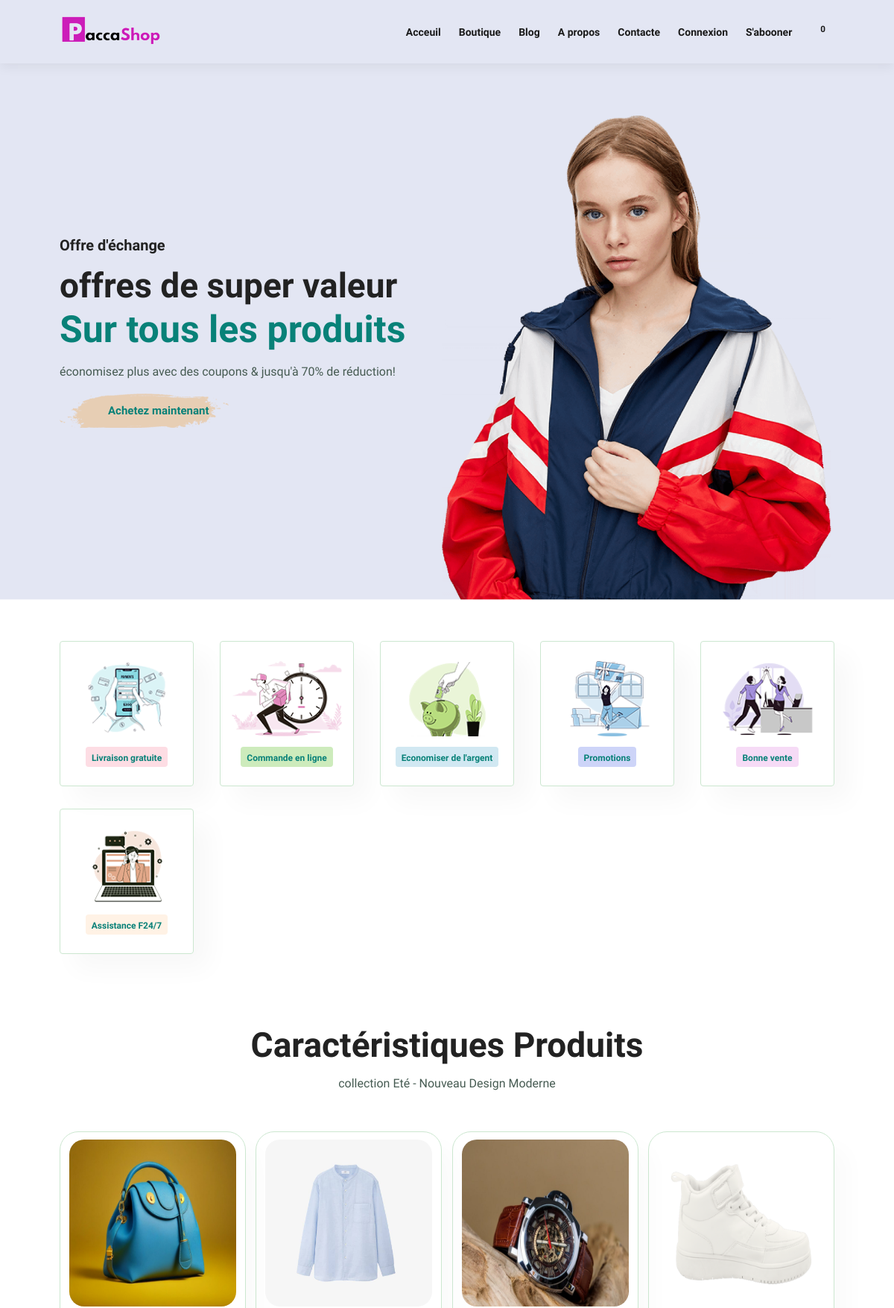
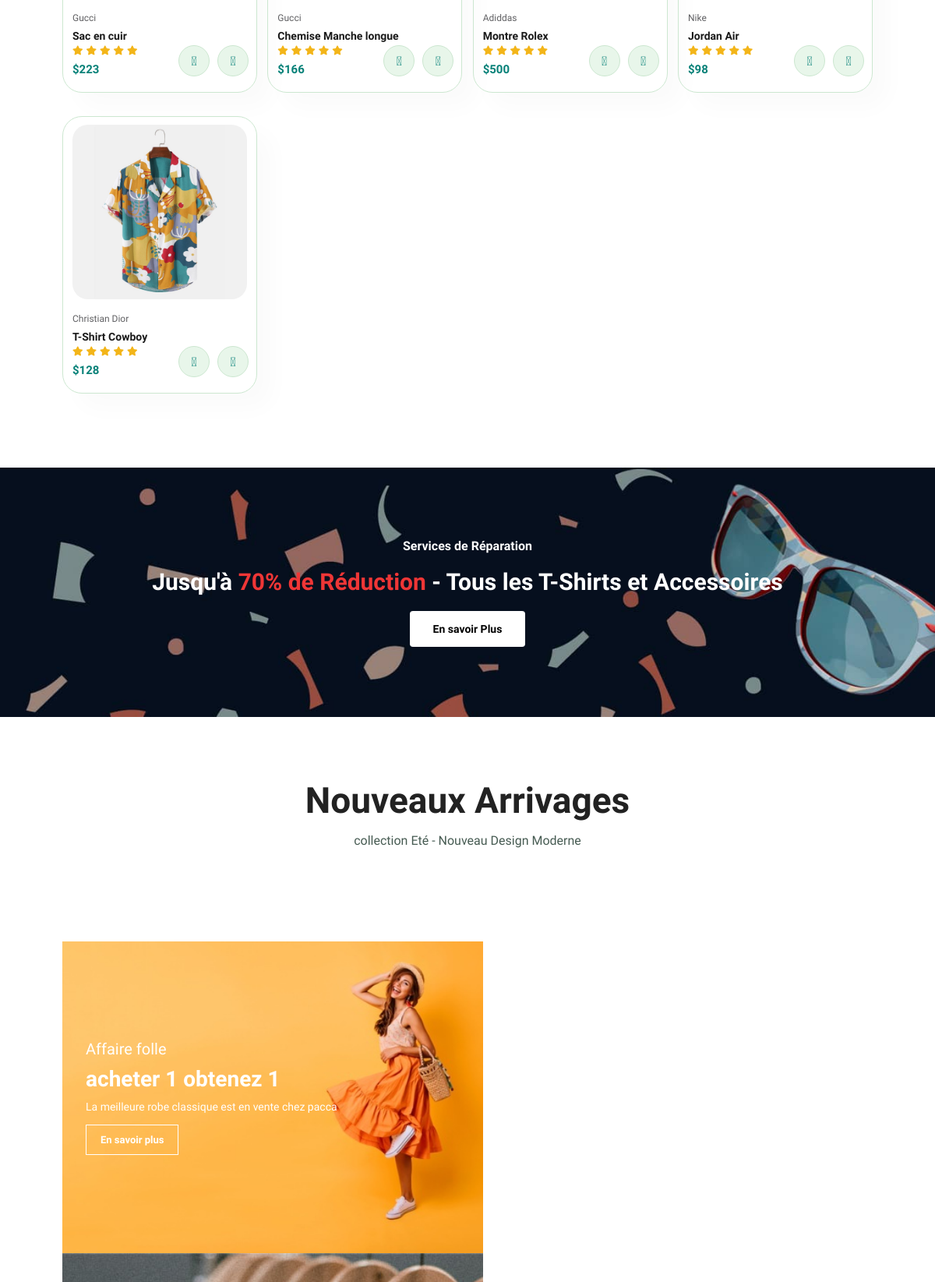
The page / (upper part) on the database its author committed (2 pictures, top to bottom).
### tables this page shows
CREATE TABLE `products` (
  `product_id` int(11) NOT NULL,
  `product_title` varchar(255) NOT NULL,
  `product_description` varchar(900) NOT NULL,
  `product_keywords` varchar(255) NOT NULL,
  `category_id` int(11) NOT NULL,
  `brand_id` int(11) NOT NULL,
  `product_image1` varchar(255) NOT NULL,
  `product_image2` varchar(255) NOT NULL,
  `product_image3` varchar(255) NOT NULL,
  `product_price` varchar(255) NOT NULL,
  `date` timestamp NOT NULL DEFAULT current_timestamp() ON UPDATE current_timestamp(),
  `status` varchar(100) NOT NULL
);

CREATE TABLE `brands` (
  `brand_id` int(11) NOT NULL,
  `brand_title` varchar(255) NOT NULL
);

### functions/common_functions.php (the view, shortened to what this page needs)
<?php
include_once('./includes/connect.php');
function getproducts() {
    global $con;
     $select_query = "Select * from `products` order by rand() LIMIT 0,8";
            $result_query = mysqli_query($con, $select_query);
            while($row = mysqli_fetch_assoc($result_query)) {
                $product_id = $row['product_id'];
                $product_title = $row['product_title'];
                $product_image1 = $row['product_image1'];
                $product_price = $row['product_price'];
                $brand_id = $row['brand_id'];
                $brand_query = "Select brand_title from `brands` where brand_id=$brand_id";
                $brand_result = mysqli_query($con, $brand_query);
                $row = mysqli_fetch_assoc($brand_result);
                $brand_title = $row['brand_title'];
                echo "<div class='pro'>
            <img src='./product_images/$product_image1' alt=''>
            <div class='des'>
                <span>$brand_title</span>
                <h5>$product_title</h5>
                <div class='star'>
                    <i class='fas fa-star'></i>
                    <i class='fas fa-star'></i>
                    <i class='fas fa-star'></i>
                    <i class='fas fa-star'></i>
                    <i class='fas fa-star'></i>
                </div>
                <h4>$$product_price</h4>
            </div>
            <a href='index.php?add_to_cart=$product_id'><i class='fal fa-shopping-cart cart'></i></a>
            <a href='product.php?product_id=$product_id'><i style='right: 60px;' class='fal fa-eye cart'></i></a>
            </div>";
            }
}
function getIPAddress() {
    if(!empty($_SERVER['HTTP_CLIENT_IP'])) {
        $ip = $_SERVER['HTTP_CLIENT_IP'];
    }
    elseif (!empty($_SERVER['HTTP_X_FORWARDED_FOR'])) {
        $ip = $_SERVER['HTTP_X_FORWARDED_FOR'];
    }
    else {
        $ip = $_SERVER['REMOTE_ADDR'];
    }
    return $ip;
}
function get_total_cart() {
    global $con;
     $get_ip_add = getIPAddress();
     $select_query = "Select * from `cart` where ip_address='$get_ip_add'";
        $result_query = mysqli_query($con, $select_query);
        $num_of_rows = mysqli_num_rows($result_query);
    return $num_of_rows;
}
?>

### navbar.php (shortened to what this page needs)
<?php
include('./functions/common_functions.php');
$acceuil = "";
$boutique = "";
$blog = "";
$about = "";
$contacte = "";
$signin = "";
$signup = "";
$cart = "";
$classe = "";
?>
<!DOCTYPE html>
<html lang="en">
<head>
    <link rel="stylesheet" href="https://pro.fontawesome.com/releases/v5.10.0/css/all.css" />
    <link rel="stylesheet" href="css/style1.css" />
</head>
<body onload="afficherHeure();">
<section id="header">
    <a href="index.php"><img src="img/logo11.png" class="logo" alt=""></a>
    <div>
        <ul id="navbar">
            <li><a class="<?php echo $acceuil; ?>" href="index.php?pag=1">Acceuil</a></li>
            <li><a class="<?php echo $boutique; echo $classe; ?>" href="shop.php?pag=2">Boutique</a></li>
            <li><a class="<?php echo $blog; ?>" href="blog.php?pag=3">Blog</a></li>
            <li><a class="<?php echo $about; ?>" href="about.php?pag=4">A propos</a></li>
            <li><a class="<?php echo $contacte; ?>" href="contact.php?pag=5">Contacte</a></li>
            <?php if(isset($_SESSION['customer'])) { ?>
                <li><a  href="customer/customer_dashboard.php">Mon compte</a></li>
                <li><a href="?logout">Déconnexion</a></li>
                <?php customer_logout_index(); ?>
            <?php } else {  ?>
                <li><a class="<?php echo $signin; ?>" href="customer">Connexion</a></li>
                <li><a class="<?php echo $signup; ?>" href="signup.php?pag=7">S'abooner</a></li>
            <?php  } ?>
            <li id="lg-bag"><a class="<?php echo $cart; ?>" href="cart.php?pag=8"><i class="far fa-shopping-bag"></i><sup><?php echo get_total_cart();  ?></sup></a></li>
        </ul>
    </div>
</section>

### index.php (shortened to what this page needs)
<?php
    include "./navbar.php";
?>
<section id="hero" style="background-image: url('img/hero4.png');">
    <h4>Offre d'échange</h4>
    <h2>offres de super valeur</h2>
    <h1>Sur tous les produits</h1>
    <p>économisez plus avec des coupons & jusqu'à 70% de réduction!</p>
    <button style="background-image: url('img/button.png');">Achetez maintenant</button>
</section>
<section id="feature" class="section-p1">
    <div class="fe-box">
        <img src="img/features/f1.png" alt="">
        <h6>Livraison gratuite</h6>
    </div>
    <div class="fe-box">
        <img src="img/features/f2.png" alt="">
        <h6>Commande en ligne</h6>
    </div>
    <div class="fe-box">
        <img src="img/features/f3.png" alt="">
        <h6>Economiser de l'argent</h6>
    </div>
    <div class="fe-box">
        <img src="img/features/f4.png" alt="">
        <h6>Promotions</h6>
    </div>
    <div class="fe-box">
        <img src="img/features/f5.png" alt="">
        <h6>Bonne vente</h6>
    </div>
    <div class="fe-box">
        <img src="img/features/f6.png" alt="">
        <h6>Assistance F24/7</h6>
    </div>
</section>
<section id="product1" class="section-p1">
    <h2>Caractéristiques Produits</h2>
    <p>collection Eté - Nouveau Design Moderne</p>
    <div class="pro-container">
        <?php
            getproducts();
        ?>
    </div>
</section>
<section id="banner" class="section-m1" style="background-image: url('img/banner/b2.jpg');">
    <h4>Services de Réparation</h4>
    <h2>Jusqu'à <span> 70% de Réduction </span> - Tous les T-Shirts et Accessoires</h2>
    <button class="normal">En savoir Plus</button>
</section>
<section id="product1" class="section-p1">
    <h2>Nouveaux Arrivages</h2>
    <p>collection Eté - Nouveau Design Moderne</p>
    <div class="pro-container">
    </div>
</section>
<section id="sm-banner" class="section-p1">
    <div class="banner-box" style="background-image: url('img/banner/b17.jpg');">
        <h4>Affaire folle</h4>
        <h2>acheter 1 obtenez 1</h2>
        <span>La meilleure robe classique est en vente chez pacca</span>
        <button class="white">En savoir plus</button>
    </div>
    <div class="banner-box" style="background-image: url('img/banner/b10.jpg');">
    </div>
</section>
<?php
    include "./footer.php";
?>

### footer.php (shortened to what this page needs)
</body>
</html>

### rows shown on the page
products: product_image1 (picture), brand.brand_title "Gucci", product_title "Sac en cuir", product_price "223"
products: product_image1 (picture), brand.brand_title "Gucci", product_title "Chemise Manche longue", product_price "166"
products: product_image1 (picture), brand.brand_title "Adiddas", product_title "Montre Rolex", product_price "500"
products: product_image1 (picture), brand.brand_title "Nike", product_title "Jordan Air", product_price "98"
products: product_image1 (picture), brand.brand_title "Christian Dior", product_title "T-Shirt Cowboy", product_price "128"

### other values the page prints
get_total_cart() "0"
